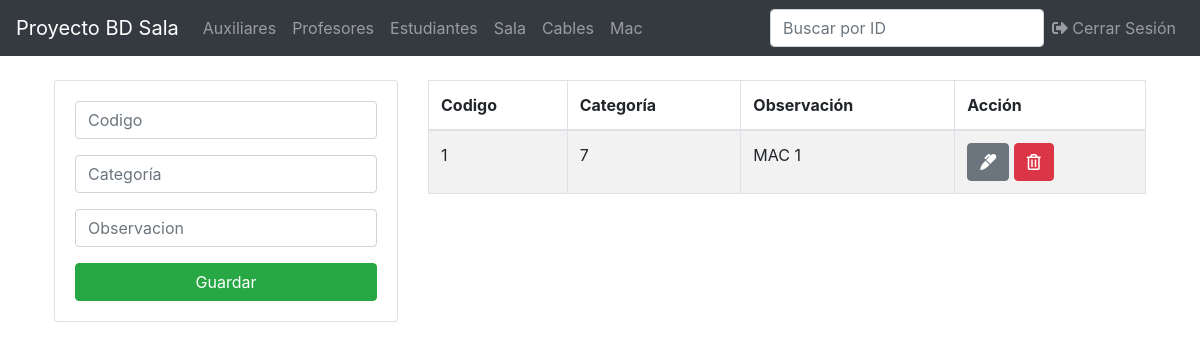
Before: /cable_red.php (signed in) with the older database file.
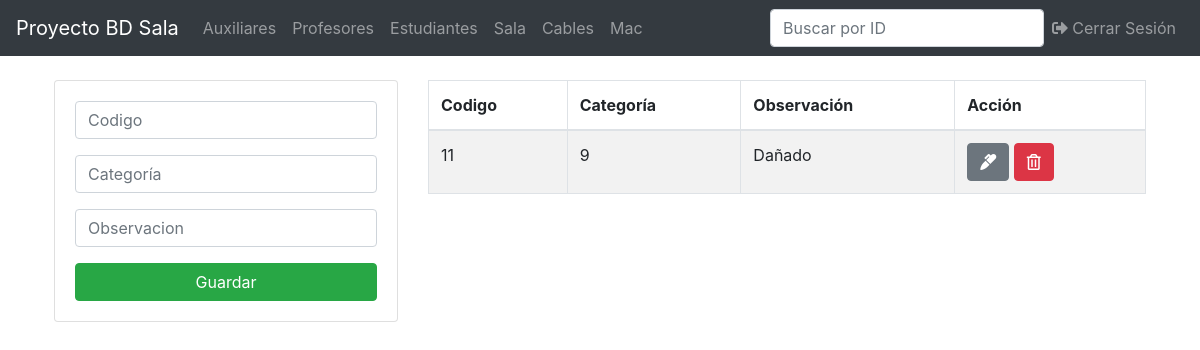
After: the same page with the newer database file.
### tables this page shows
CREATE TABLE `cable_red` (
  `codigo` varchar(30) NOT NULL,
  `categoria` varchar(50) DEFAULT NULL
);

CREATE TABLE `implemento` (
  `observacion` varchar(500) DEFAULT NULL,
  `codigo` varchar(30) NOT NULL
);

### cable_red.php (the view, shortened to what this page needs)
<?php
include('ProyectoBasesDeDatos/db.php');
include('ProyectoBasesDeDatos/includes/header.php');
?>
<main class="container p-4">
  <div class="row">
    <div class="col-md-4">
      <div class="card card-body">
        <form action="save.php" method="POST">
          <div class="form-group">
            <input type="text" name="codigo" class="form-control" placeholder="Codigo" autofocus>
          </div>
          <div class="form-group">
            <input type="text" name="categoria" class="form-control" placeholder="Categoría" autofocus>
          </div>
          <div class="form-group">
            <input type="text" name="observacion" class="form-control" placeholder="Observacion" autofocus>
          </div>
          <input type="submit" name="save_cable_red" class="btn btn-success btn-block" value="Guardar">
        </form>
      </div>
    </div>
    <div class="col-md-8">
      <table class="table table-bordered table-striped" id="myTable">
        <thead>
          <tr>
            <th>Codigo</th>
            <th>Categoría</th>
            <th>Observación</th>
            <th>Acción</th>
          </tr>
        </thead>
        <tbody>
          <?php
          $query = "SELECT * FROM cable_red cr, implemento im WHERE cr.codigo=im.codigo";
          $result_auxiliares = mysqli_query($conn, $query);
          while($row = mysqli_fetch_assoc($result_auxiliares)) { ?>
          <tr>
            <td><?php echo $row['codigo']; ?></td>
            <td><?php echo $row['categoria']; ?></td>
            <td><?php echo $row['observacion']; ?></td>
            <td>
              <a href="edit.php?codigo=<?php echo $row['codigo']?> & entidad=<?php echo 'cable_red'?>" class="btn btn-secondary">
                <i class="fas fa-marker"></i>
              </a>
              <a href="delete.php?codigo=<?php echo $row['codigo'] ?>& entidad=<?php echo 'cable_red'?>" class="btn btn-danger">
                <i class="far fa-trash-alt"></i>
              </a>
            </td>
          </tr>
          <?php } ?>
        </tbody>
      </table>
    </div>
  </div>
</main>
<?php include('includes/footer.php'); ?>

Changed rows visible on the page:
removed cable_red: codigo.codigo "1", categoria "7", codigo.observacion "MAC 1"
added cable_red: codigo.codigo "11", categoria "9", codigo.observacion "Dañado"
